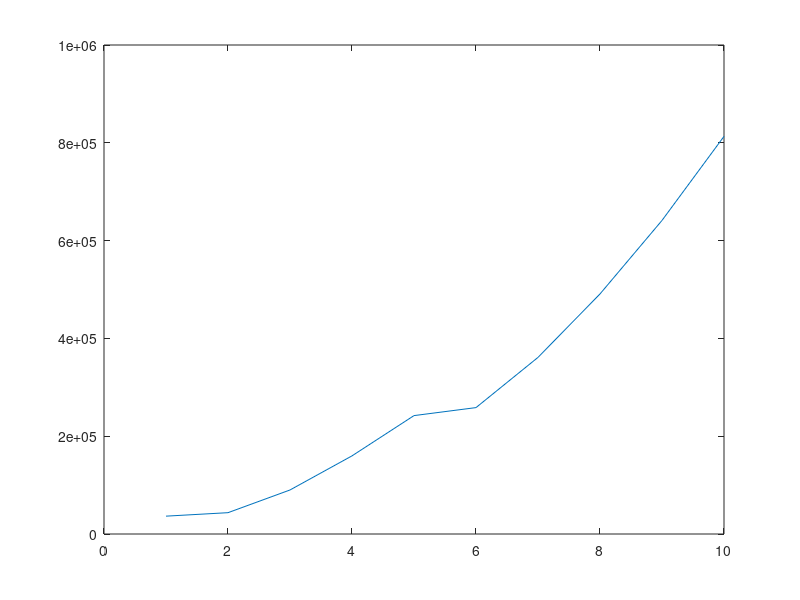
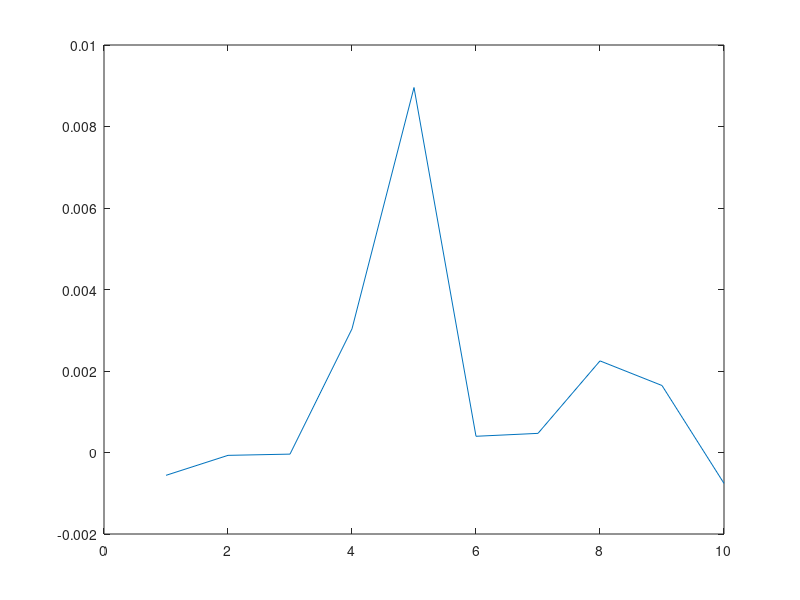

Reproduce these figures in MATLAB, in order.
%Ueb03 - Matlab
%Valentin Jung
%2228097

close all;
clear all;

z = 20; %Zeilen
s = 10; %Spalten

r = 10; %Zufallsbereich

A = zeros(z, s);

for i = 1 : z
    for j = 1 : s
        if i == j
            A(i,j) = 100 * randi(r);
        else A(i,j) = randi(r);
        end
    end
end

B = A' * A;
b = randi([1, s], z, 1);

T_1 = (rank(A) == 10);  %Test Rang = 10
T_2 = (B == B');        %Test Symmetrie

R = chol(B);
y = linsolve(R, A' * b);
x = linsolve(R' ,y);

E = eig(B);

figure;
plot(E)

x_2 = linsolve(B, A' * b);

figure;
plot(x_2 - x)
